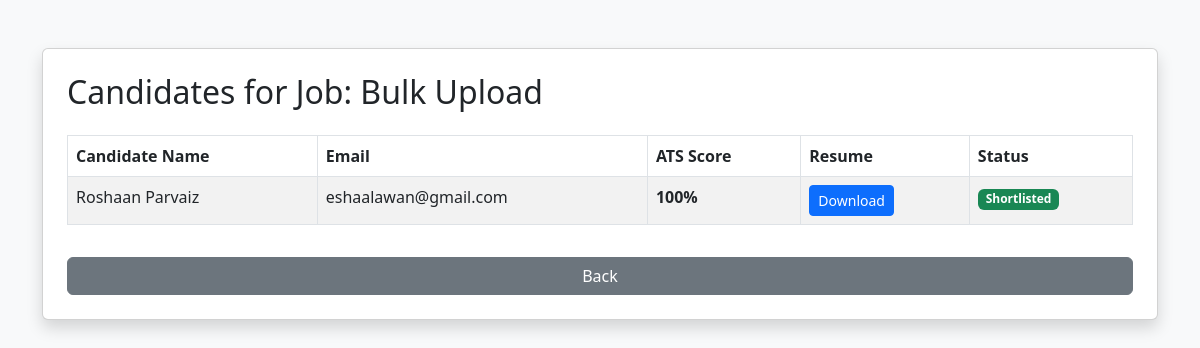
Screenshot of /hr/job/TEMP-1764154493/candidates (signed in) with the database file from the repository.
### models.py (models this page shows, shortened)
class JobPost(db.Model):
    __tablename__ = 'job_post'
    id = db.Column(db.Integer, primary_key=True)
    job_id = db.Column(db.String(50), unique=True, nullable=False)
    title = db.Column(db.String(200), nullable=False)
    description = db.Column(db.Text, nullable=False)
    hr_id = db.Column(db.Integer, db.ForeignKey('user.id'), nullable=False)
    created_at = db.Column(db.DateTime, default=datetime.utcnow)
    applications = db.relationship('JobApplication', backref='job_post', lazy=True)

class User(UserMixin, db.Model):
    __tablename__ = 'user'
    id = db.Column(db.Integer, primary_key=True)
    username = db.Column(db.String(120), nullable=False)
    email = db.Column(db.String(120), unique=True, nullable=False)
    password_hash = db.Column(db.String(128), nullable=False)
    role = db.Column(db.String(20), nullable=False)  # "hr" or "candidate"
    created_at = db.Column(db.DateTime, default=datetime.utcnow)
    resumes = db.relationship('Resume', backref='candidate', lazy=True)
    job_posts = db.relationship('JobPost', backref='hr', lazy=True)
    job_applications = db.relationship('JobApplication', backref='candidate_user', lazy=True)

### app.py (the view)
    @app.route("/hr/job/<job_id>/candidates")
    @login_required
    def view_candidates(job_id):
        if current_user.role != "hr":
            abort(403)
        job = JobPost.query.filter_by(job_id=job_id, hr_id=current_user.id).first_or_404()
        apps = JobApplication.query.filter_by(job_id=job.id).order_by(JobApplication.created_at.desc()).all()
        processed = []
        for a in apps:
            filename = None
            skills = []
            if a.detected_skills and "||" in a.detected_skills:
                fn, skills_str = a.detected_skills.split("||", 1)
                filename = fn
                skills = skills_str.split(",") if skills_str else []
            else:
                skills = (a.detected_skills or "").split(",") if a.detected_skills else []
            cand_user = None
            if a.candidate_id:
                cand_user = User.query.get(a.candidate_id)
            processed.append({
                "id": a.id,
                "candidate": cand_user.username if cand_user else "N/A",
                "email": cand_user.email if cand_user else "N/A",
                "filename": filename,
                "preview": (a.resume_text[:200] + "...") if a.resume_text else "",
                "skills": skills,
                "score": a.score,
                "shortlisted": a.shortlisted,
                "created_at": a.created_at
            })
        return render_template("hr_candidates.html", job=job, applications=processed)

### templates/hr_candidates.html (shortened to what this page needs)
<!DOCTYPE html>
<html lang="en">
<head>
    <link rel="stylesheet"
          href="https://cdn.jsdelivr.net/npm/bootstrap@5.3.0/dist/css/bootstrap.min.css">
</head>
<body class="bg-light">
<div class="container mt-5">
    <div class="card shadow p-4">
        <h2 class="mb-4">Candidates for Job: {{ job.title }}</h2>
        {% if applications|length == 0 %}
            <div class="alert alert-warning">No candidates applied yet.</div>
        {% else %}
            <table class="table table-bordered table-striped">
                <thead>
                <tr>
                    <th>Candidate Name</th>
                    <th>Email</th>
                    <th>ATS Score</th>
                    <th>Resume</th>
                    <th>Status</th>
                </tr>
                </thead>
                <tbody>
                {% for app in applications %}
                    <tr>
                        <td>{{ app.candidate }}</td>
                        <td>{{ app.email }}</td>
                        <td><strong>{{ app.score }}%</strong></td>
                        <td>
                            {% if app.filename %}
                                <a href="{{ url_for('uploaded_file', filename=app.filename) }}"
                                   class="btn btn-sm btn-primary">
                                    Download
                                </a>
                            {% else %}
                                <span class="text-muted">N/A</span>
                            {% endif %}
                        </td>
                        <td>
                            {% if app.score >= 60 %}
                                <span class="badge bg-success">Shortlisted</span>
                            {% else %}
                                <span class="badge bg-danger">Rejected</span>
                            {% endif %}
                        </td>
                    </tr>
                {% endfor %}
                </tbody>
            </table>
        {% endif %}
        <a href="{{ url_for('hr_dashboard') }}" class="btn btn-secondary mt-3">Back</a>
    </div>
</div>
</body>
</html>

### rows the page displays
JobPost: title "Bulk Upload"
User: candidate "Roshaan Parvaiz", email "eshaalawan@gmail.com", score "100"
